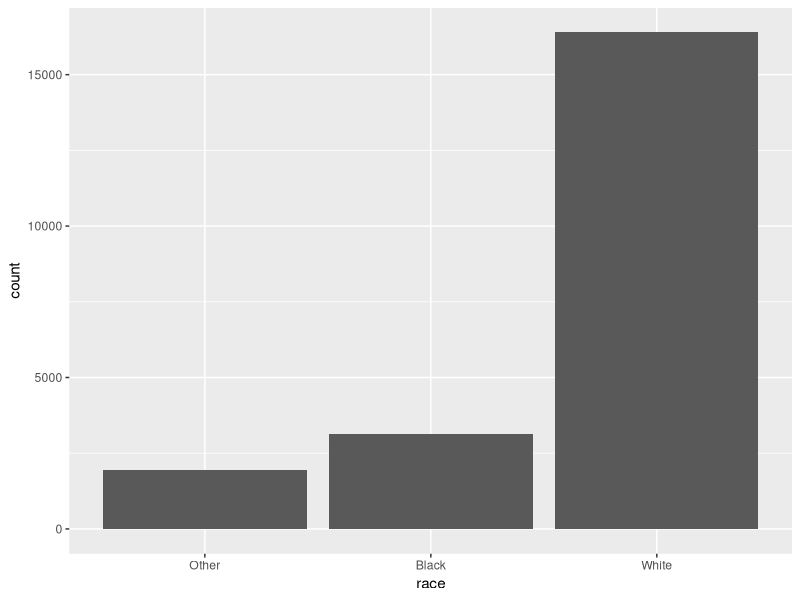
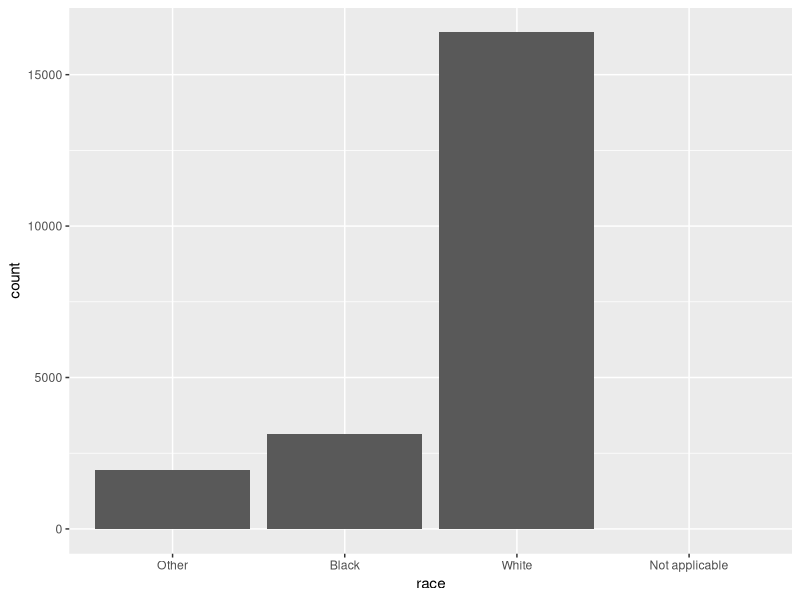
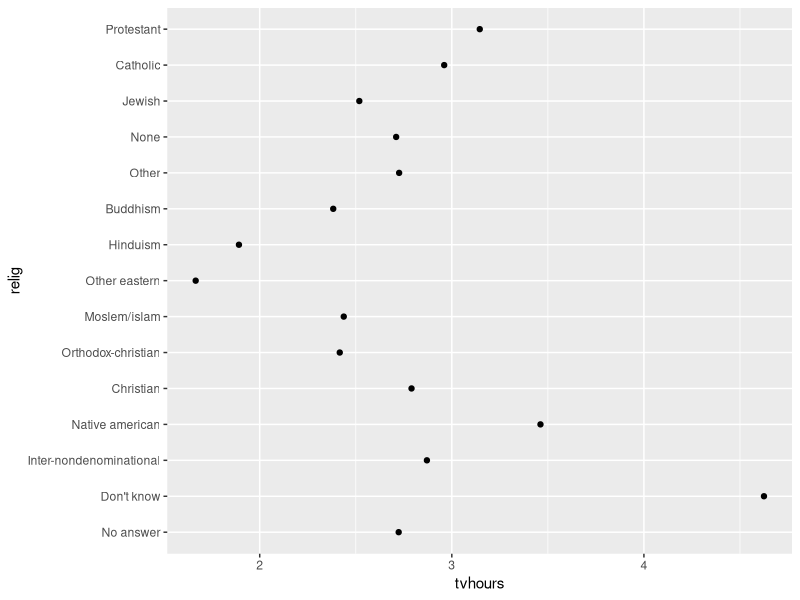
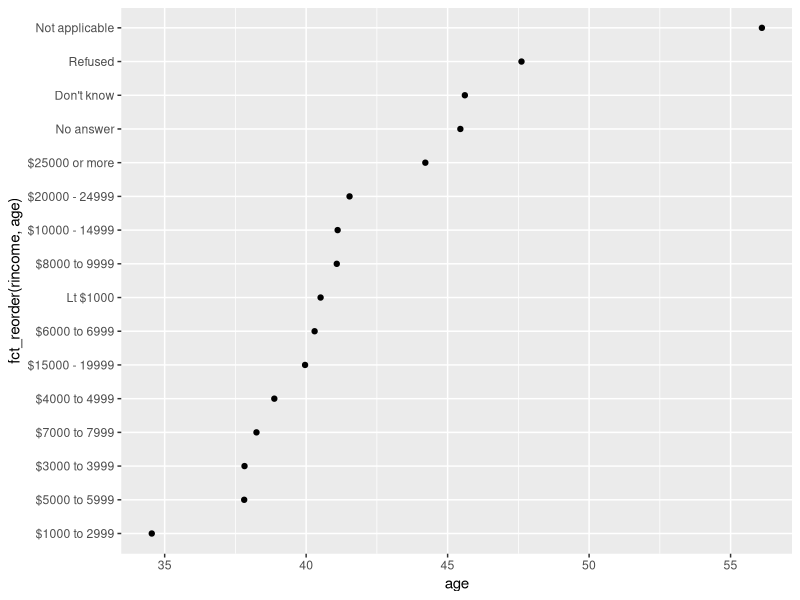
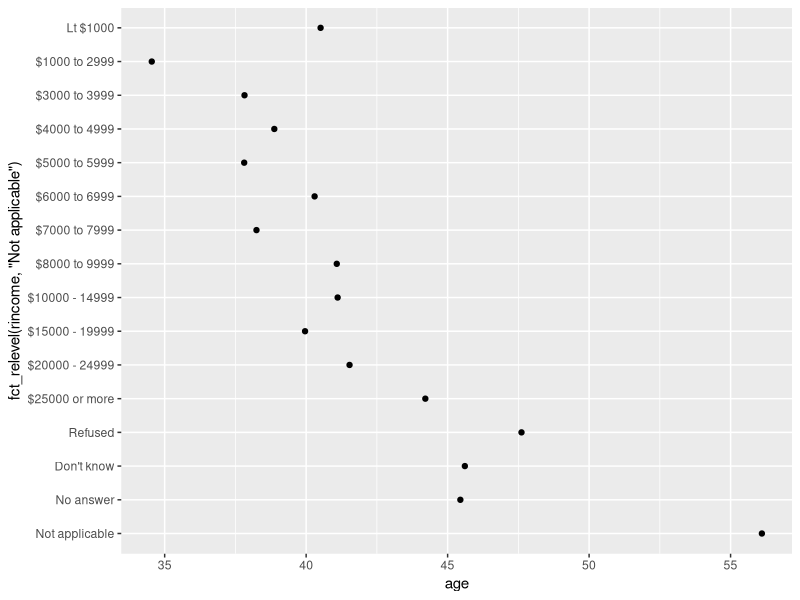
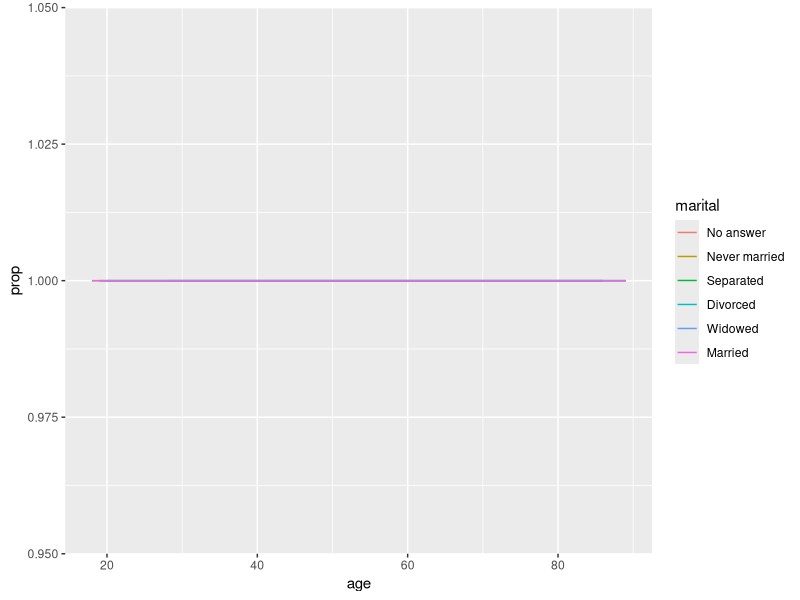
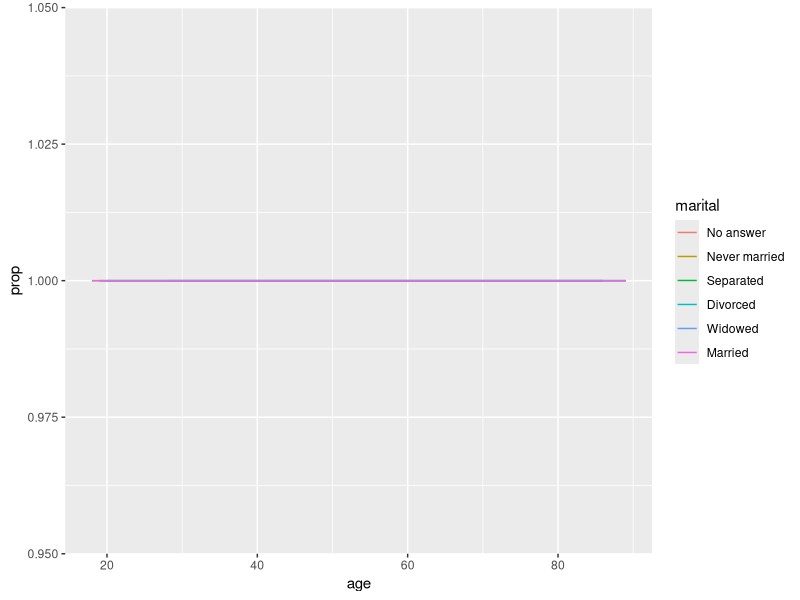
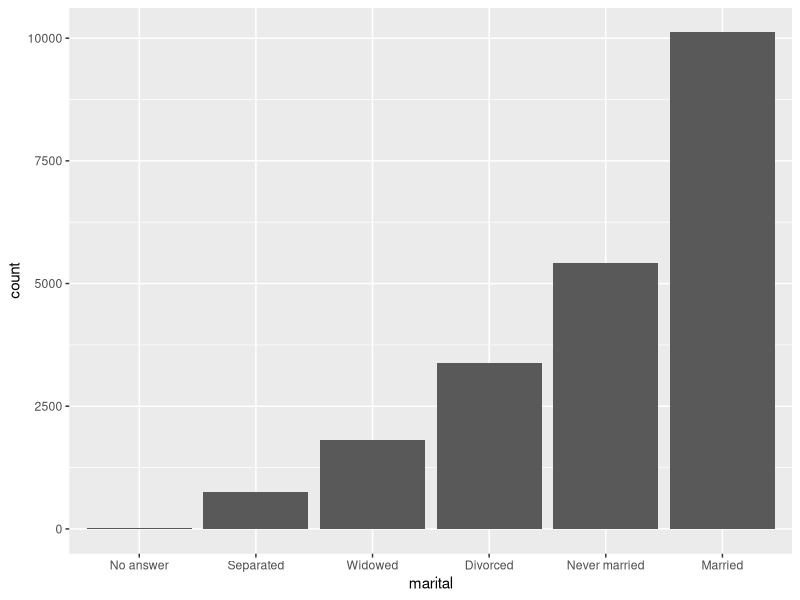

Write R code to recreate these figures, in order.
## ---- chunk 1
knitr::opts_chunk$set(echo = TRUE)
## ---- chunk 2
library(tidyverse)
library(forcats)
## ---- chunk 3
x1 <- c("Dec","Apr","Jan","Mar")
## ---- chunk 4
x2 <- c("Dec","Apr","Jam","Mar")
## ---- chunk 5
sort(x1)
## ---- chunk 6
month_levels <- c("Jan","Fed","Mar","Apr","May","Jun","Jul","Aug","Sep","Oct","Nov","Dec")
## ---- chunk 7
y2 <- factor(x2, levels = month_levels) 
y2

## ---- chunk 8
y2 <- parse_factor(x2, levels = month_levels)

## ---- chunk 9
gss_cat

## ---- chunk 10
gss_cat %>%
  count(race)

## ---- chunk 11
ggplot(gss_cat, aes(race)) +
  geom_bar()
## ---- chunk 12
ggplot(gss_cat, aes(race)) +
  geom_bar() +
  scale_x_discrete(drop = FALSE)
## ---- chunk 13
relig_summary <- gss_cat %>%
  group_by(relig) %>%
  summarize(
    age = mean(age, na.rm = TRUE),
    tvhours = mean(tvhours, na.rm = TRUE),
  )

ggplot(relig_summary, aes(tvhours, relig)) + geom_point()
## ---- chunk 14
rincome_summary <- gss_cat %>%
  group_by(rincome) %>%
  summarize(
    age = mean(age, na.rm = TRUE),
    tvhours = mean(tvhours, na.rm = TRUE),
  )

ggplot(rincome_summary, aes(age, fct_reorder(rincome, age))) + geom_point()
## ---- chunk 15
ggplot(rincome_summary, aes(age, fct_relevel(rincome, "Not applicable"))) +
  geom_point()
## ---- chunk 16
by_age <- gss_cat %>%
  filter(!is.na(age)) %>%
  group_by(age, marital) %>%
  count() %>%
  mutate(prop = n / sum(n))

ggplot(by_age, aes(age, prop, color = marital)) +
  geom_line(na.rm = TRUE)

ggplot(by_age, aes(age, prop, color = fct_reorder2(marital, age, prop))) +
  geom_line() +
  labs(color = "marital")
## ---- chunk 17
gss_cat %>%
  mutate(marital = marital %>% fct_infreq() %>% fct_rev()) %>% ggplot(aes(marital)) +
  geom_bar()
## ---- chunk 18
gss_cat %>% count(partyid)

## ---- chunk 19
gss_cat %>%
  mutate(partyid = fct_recode(partyid,
    "Republican, strong" = "strong republican",
    "Republican, weak" = "Not str republican",
    "Independent, near rep" = "Ind,near rep",
    "Independent, near dem" = "Ind,near dem",
    "Democrat, weak" = "Not str democrat",
    "Democrat, strong" = "strong democrat"
  )) %>%
  count(partyid)

## ---- chunk 20
gss_cat %>%
  mutate(partyid = fct_recode(partyid,
    "Republican, strong" = "strong republican",
    "Republican, weak" = "Not str republican",
    "Independent, near rep" = "Ind,near rep",
    "Independent, near dem" = "Ind,near dem",
    "Democrat, weak" = "Not str democrat",
    "Democrat, strong" = "strong democrat"
    )) %>%
    count(partyid)
#> #> # A tibble: 8 x 2
#>         partyid  n
#>        <fctr>   <int>
#> 1      other     548     
#> 2 Republican, strong 2314
#> 3 Republican, weak 3032
#> 4 Independent, near rep 1791
#> 5 Independent 4119
#> 6 Independent, near dem 2499
#> # ... with 2 more rows
## ---- chunk 21
gss_cat %>%
  mutate(relig = fct_lump(relig)) %>%
  count(relig)

## ---- chunk 22
gss_cat %>%
  mutate(relig = fct_lump(relig, n = 10)) %>%
  count(relig, sort = TRUE) %>%
  print(n = Inf)

